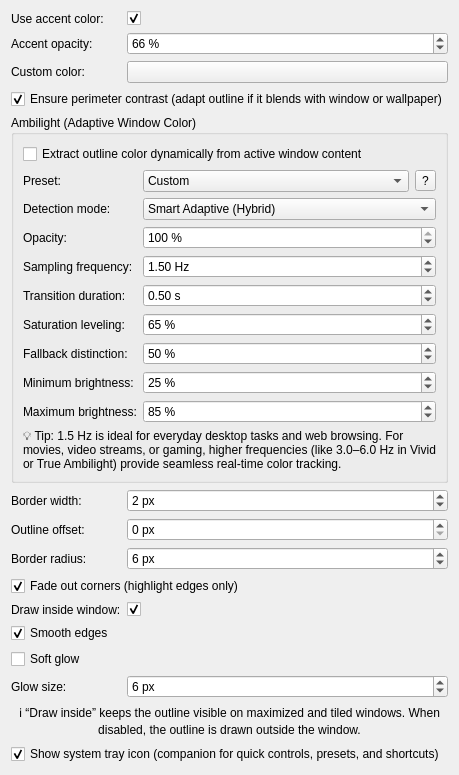
     <widget class="QWidget" name="tabGeneral">
      <attribute name="title">
       <string>Appearance</string>
      </attribute>
      <layout class="QFormLayout" name="formLayoutGeneral">

       <item row="0" column="0">
        <widget class="QLabel" name="label_accentColor">
         <property name="text">
          <string>Use accent color:</string>
         </property>
        </widget>
       </item>
       <item row="0" column="1">
        <widget class="QCheckBox" name="kcfg_UseAccentColor">
         <property name="checked">
          <bool>true</bool>
         </property>
        </widget>
       </item>

       <item row="1" column="0">
        <widget class="QLabel" name="label_accentOpacity">
         <property name="text">
          <string>Accent opacity:</string>
         </property>
        </widget>
       </item>
       <item row="1" column="1">
        <widget class="QSpinBox" name="kcfg_AccentOpacity">
         <property name="minimum">
          <number>0</number>
         </property>
         <property name="maximum">
          <number>100</number>
         </property>
         <property name="value">
          <number>66</number>
         </property>
         <property name="suffix">
          <string> %</string>
         </property>
        </widget>
       </item>

       <item row="2" column="0">
        <widget class="QLabel" name="label_customColor">
         <property name="text">
          <string>Custom color:</string>
         </property>
        </widget>
       </item>
       <item row="2" column="1">
        <widget class="KColorButton" name="kcfg_CustomColor">
         <property name="alphaChannelEnabled">
          <bool>true</bool>
         </property>
         <property name="color">
          <color alpha="255">
           <red>61</red>
           <green>174</green>
           <blue>233</blue>
          </color>
         </property>
        </widget>
       </item>

       <item row="3" column="0" colspan="2">
        <widget class="QCheckBox" name="kcfg_EnsurePerimeterContrast">
         <property name="text">
          <string>Ensure perimeter contrast (adapt outline if it blends with window or wallpaper)</string>
         </property>
         <property name="toolTip">
          <string>Monitors the window perimeter and the desktop wallpaper behind the outline. If the outline color blends into the window border or desktop background, brightness, saturation, and hue are dynamically adjusted to maintain crisp visibility across all color modes.</string>
         </property>
         <property name="checked">
          <bool>true</bool>
         </property>
        </widget>
       </item>

       <item row="4" column="0" colspan="2">
        <widget class="QGroupBox" name="groupAmbilight">
         <property name="title">
          <string>Ambilight (Adaptive Window Color)</string>
         </property>
         <layout class="QFormLayout" name="formLayoutAmbilight">
          <item row="0" column="0" colspan="2">
           <widget class="QCheckBox" name="kcfg_AmbilightEnabled">
            <property name="text">
             <string>Extract outline color dynamically from active window content</string>
            </property>
           </widget>
          </item>
          <item row="1" column="0">
           <widget class="QLabel" name="label_ambilightPreset">
            <property name="text">
             <string>Preset:</string>
            </property>
            <property name="toolTip">
             <string>Select a preconfigured profile or fine-tune individual settings manually.</string>
            </property>
           </widget>
          </item>
          <item row="1" column="1">
           <layout class="QHBoxLayout" name="layoutAmbilightPreset">
            <item>
             <widget class="QComboBox" name="comboAmbilightPreset">
              <property name="toolTip">
               <string>Select a preconfigured profile or fine-tune individual settings manually.</string>
              </property>
              <item>
               <property name="text">
                <string>Custom</string>
               </property>
              </item>
              <item>
               <property name="text">
                <string>Balanced (Default)</string>
               </property>
              </item>
              <item>
               <property name="text">
                <string>Vivid &amp; Dynamic</string>
               </property>
              </item>
              <item>
               <property name="text">
                <string>Subtle &amp; Calm</string>
               </property>
              </item>
              <item>
               <property name="text">
                <string>Eco (Battery Saver)</string>
               </property>
              </item>
              <item>
               <property name="text">
                <string>High Contrast</string>
               </property>
              </item>
              <item>
               <property name="text">
                <string>True Ambilight (Video / Cinema)</string>
               </property>
              </item>
             </widget>
            </item>
            <item>
             <widget class="QToolButton" name="btnAmbilightHelp">
              <property name="text">
               <string>?</string>
              </property>
              <property name="toolTip">
               <string>Click for detailed explanation of all Ambilight parameters and presets</string>
              </property>
             </widget>
            </item>
           </layout>
          </item>
          <item row="2" column="0">
           <widget class="QLabel" name="label_ambilightMode">
            <property name="text">
             <string>Detection mode:</string>
            </property>
            <property name="toolTip">
             <string>Algorithm used to extract the accent color from window pixels.</string>
            </property>
           </widget>
          </item>
          <item row="2" column="1">
           <widget class="QComboBox" name="kcfg_AmbilightMode">
            <property name="toolTip">
             <string>Smart Adaptive (Hybrid): Evaluates dominant accent against window average, boosting vibrance when colors align. Dominant accent: Decisively locks onto prominent vibrant accents. Balanced average: Smoothly blends all window colors into an averaged tone.</string>
            </property>
            <item>
             <property name="text">
              <string>Smart Adaptive (Hybrid)</string>
             </property>
            </item>
            <item>
             <property name="text">
              <string>Dominant accent</string>
             </property>
            </item>
            <item>
             <property name="text">
              <string>Balanced average</string>
             </property>
            </item>
           </widget>
          </item>
          <item row="3" column="0">
           <widget class="QLabel" name="label_ambilightOpacity">
            <property name="text">
             <string>Opacity:</string>
            </property>
            <property name="toolTip">
             <string>Outline opacity level (0% is completely transparent, 100% is fully opaque).</string>
            </property>
           </widget>
          </item>
          <item row="3" column="1">
           <widget class="QSpinBox" name="kcfg_AmbilightOpacity">
            <property name="toolTip">
             <string>Outline opacity level (0% is completely transparent, 100% is fully opaque).</string>
            </property>
            <property name="minimum">
             <number>0</number>
            </property>
            <property name="maximum">
             <number>100</number>
            </property>
            <property name="value">
             <number>100</number>
            </property>
            <property name="suffix">
             <string> %</string>
            </property>
           </widget>
          </item>
          <item row="4" column="0">
           <widget class="QLabel" name="label_ambilightFrequency">
            <property name="text">
             <string>Sampling frequency:</string>
            </property>
            <property name="toolTip">
             <string>How often (in Hz) window colors are analyzed. 1.5 Hz is recommended for desktop work; higher values provide instant reaction to video.</string>
            </property>
           </widget>
          </item>
          <item row="4" column="1">
           <widget class="QDoubleSpinBox" name="kcfg_AmbilightFrequency">
            <property name="toolTip">
             <string>How often (in Hz) window colors are analyzed. 1.5 Hz is recommended for desktop work; higher values provide instant reaction to video.</string>
            </property>
            <property name="minimum">
             <double>0.1</double>
            </property>
            <property name="maximum">
             <double>10.0</double>
            </property>
            <property name="singleStep">
             <double>0.5</double>
            </property>
            <property name="value">
             <double>1.5</double>
            </property>
            <property name="suffix">
             <string> Hz</string>
            </property>
           </widget>
          </item>
          <item row="5" column="0">
           <widget class="QLabel" name="label_ambilightDuration">
            <property name="text">
             <string>Transition duration:</string>
            </property>
            <property name="toolTip">
             <string>Crossfade duration (in seconds) when animating between previous and newly sampled outline colors.</string>
            </property>
           </widget>
          </item>
          <item row="5" column="1">
           <widget class="QDoubleSpinBox" name="kcfg_AmbilightDuration">
            <property name="toolTip">
             <string>Crossfade duration (in seconds) when animating between previous and newly sampled outline colors.</string>
            </property>
            <property name="minimum">
             <double>0.1</double>
            </property>
            <property name="maximum">
             <double>5.0</double>
            </property>
            <property name="singleStep">
             <double>0.1</double>
            </property>
            <property name="value">
             <double>0.5</double>
            </property>
            <property name="suffix">
             <string> s</string>
            </property>
           </widget>
          </item>
          <item row="6" column="0">
           <widget class="QLabel" name="label_ambilightSaturationLeveling">
            <property name="text">
             <string>Saturation leveling:</string>
            </property>
            <property name="toolTip">
             <string>Normalizes outline saturation: softens overly harsh neon colors and boosts pale, weak colors towards the target level.</string>
            </property>
           </widget>
          </item>
          <item row="6" column="1">
           <widget class="QSpinBox" name="kcfg_AmbilightSaturationLeveling">
            <property name="toolTip">
             <string>Normalizes outline saturation: softens overly harsh neon colors and boosts pale, weak colors towards the target level.</string>
            </property>
            <property name="minimum">
             <number>0</number>
            </property>
            <property name="maximum">
             <number>100</number>
            </property>
            <property name="value">
             <number>65</number>
            </property>
            <property name="suffix">
             <string> %</string>
            </property>
           </widget>
          </item>
          <item row="7" column="0">
           <widget class="QLabel" name="label_ambilightFallbackStrength">
            <property name="text">
             <string>Fallback distinction:</string>
            </property>
            <property name="toolTip">
             <string>Controls how strongly the outline is modified to stand out when window content matches the dominant accent in Smart Adaptive mode (0%: subtle/identical, 100%: strong contrast &amp; vibrance pop).</string>
            </property>
           </widget>
          </item>
          <item row="7" column="1">
           <widget class="QSpinBox" name="kcfg_AmbilightFallbackStrength">
            <property name="toolTip">
             <string>Controls how strongly the outline is modified to stand out when window content matches the dominant accent in Smart Adaptive mode (0%: subtle/identical, 100%: strong contrast &amp; vibrance pop).</string>
            </property>
            <property name="minimum">
             <number>0</number>
            </property>
            <property name="maximum">
             <number>100</number>
            </property>
            <property name="value">
             <number>50</number>
            </property>
            <property name="suffix">
             <string> %</string>
            </property>
           </widget>
          </item>
          <item row="8" column="0">
           <widget class="QLabel" name="label_ambilightMinBrightness">
            <property name="text">
             <string>Minimum brightness:</string>
            </property>
            <property name="toolTip">
             <string>Prevents the outline from becoming too dark on black or dark-mode windows.</string>
            </property>
           </widget>
          </item>
          <item row="8" column="1">
           <widget class="QSpinBox" name="kcfg_AmbilightMinBrightness">
            <property name="toolTip">
             <string>Prevents the outline from becoming too dark on black or dark-mode windows.</string>
            </property>
            <property name="minimum">
             <number>0</number>
            </property>
            <property name="maximum">
             <number>50</number>
            </property>
            <property name="value">
             <number>25</number>
            </property>
            <property name="suffix">
             <string> %</string>
            </property>
           </widget>
          </item>
          <item row="9" column="0">
           <widget class="QLabel" name="label_ambilightMaxBrightness">
            <property name="text">
             <string>Maximum brightness:</string>
            </property>
            <property name="toolTip">
             <string>Prevents the outline from being blindingly bright on pure white windows or bright documents.</string>
            </property>
           </widget>
          </item>
          <item row="9" column="1">
           <widget class="QSpinBox" name="kcfg_AmbilightMaxBrightness">
            <property name="toolTip">
             <string>Prevents the outline from being blindingly bright on pure white windows or bright documents.</string>
            </property>
            <property name="minimum">
             <number>50</number>
            </property>
            <property name="maximum">
             <number>100</number>
            </property>
            <property name="value">
             <number>85</number>
            </property>
            <property name="suffix">
             <string> %</string>
            </property>
           </widget>
          </item>
          <item row="10" column="0" colspan="2">
           <widget class="QLabel" name="label_ambilightWarning">
            <property name="text">
             <string>💡 Tip: 1.5 Hz is ideal for everyday desktop tasks and web browsing. For movies, video streams, or gaming, higher frequencies (like 3.0–6.0 Hz in Vivid or True Ambilight) provide seamless real-time color tracking.</string>
            </property>
            <property name="wordWrap">
             <bool>true</bool>
            </property>
           </widget>
          </item>
         </layout>
        </widget>
       </item>

       <item row="5" column="0">
        <widget class="QLabel" name="label_borderWidth">
         <property name="text">
          <string>Border width:</string>
         </property>
        </widget>
       </item>
       <item row="5" column="1">
        <widget class="QSpinBox" name="kcfg_BorderWidth">
         <property name="minimum">
          <number>1</number>
         </property>
         <property name="maximum">
          <number>100</number>
         </property>
         <property name="value">
          <number>2</number>
         </property>
         <property name="suffix">
          <string> px</string>
         </property>
        </widget>
       </item>

       <item row="6" column="0">
        <widget class="QLabel" name="label_outlineGap">
         <property name="text">
          <string>Outline offset:</string>
         </property>
        </widget>
       </item>
       <item row="6" column="1">
        <widget class="QSpinBox" name="kcfg_OutlineGap">
         <property name="minimum">
          <number>0</number>
         </property>
         <property name="maximum">
          <number>200</number>
         </property>
         <property name="value">
          <number>0</number>
         </property>
         <property name="suffix">
          <string> px</string>
         </property>
        </widget>
       </item>

       <item row="7" column="0">
        <widget class="QLabel" name="label_borderRadius">
         <property name="text">
          <string>Border radius:</string>
         </property>
        </widget>
       </item>
       <item row="7" column="1">
        <widget class="QSpinBox" name="kcfg_BorderRadius">
         <property name="minimum">
          <number>0</number>
         </property>
         <property name="maximum">
          <number>200</number>
         </property>
         <property name="value">
          <number>6</number>
         </property>
         <property name="suffix">
          <string> px</string>
         </property>
        </widget>
       </item>

       <item row="8" column="0" colspan="2">
        <widget class="QCheckBox" name="kcfg_FadeCorners">
         <property name="text">
          <string>Fade out corners (highlight edges only)</string>
         </property>
         <property name="toolTip">
          <string>Disables corners completely and smoothly fades out the outline towards each corner, illuminating only the straight edges of the window.</string>
         </property>
         <property name="checked">
          <bool>true</bool>
         </property>
        </widget>
       </item>

       <item row="9" column="0">
        <widget class="QLabel" name="label_drawInside">
         <property name="text">
          <string>Draw inside window:</string>
         </property>
        </widget>
       </item>
       <item row="9" column="1">
        <widget class="QCheckBox" name="kcfg_DrawInside">
         <property name="checked">
          <bool>true</bool>
         </property>
        </widget>
       </item>

       <item row="10" column="0" colspan="2">
        <widget class="QCheckBox" name="kcfg_SmoothEdges">
         <property name="text">
          <string>Smooth edges</string>
         </property>
         <property name="checked">
          <bool>true</bool>
         </property>
        </widget>
       </item>

       <item row="11" column="0" colspan="2">
        <widget class="QCheckBox" name="kcfg_GlowEnabled">
         <property name="text">
          <string>Soft glow</string>
         </property>
         <property name="checked">
          <bool>false</bool>
         </property>
        </widget>
       </item>

       <item row="12" column="0">
        <widget class="QLabel" name="label_glowRadius">
         <property name="text">
          <string>Glow size:</string>
         </property>
        </widget>
       </item>
       <item row="12" column="1">
        <widget class="QSpinBox" name="kcfg_GlowRadius">
         <property name="minimum">
          <number>1</number>
         </property>
         <property name="maximum">
          <number>200</number>
         </property>
         <property name="value">
          <number>6</number>
         </property>
         <property name="suffix">
          <string> px</string>
         </property>
        </widget>
       </item>

       <item row="13" column="0" colspan="2">
        <widget class="QLabel" name="label_info">
         <property name="text">
          <string>ℹ️ “Draw inside” keeps the outline visible on maximized and tiled windows. When disabled, the outline is drawn outside the window.</string>
         </property>
         <property name="alignment">
          <set>Qt::AlignCenter</set>
         </property>
         <property name="wordWrap">
          <bool>true</bool>
         </property>
        </widget>
       </item>

       <item row="14" column="0" colspan="2">
        <widget class="QCheckBox" name="kcfg_TrayIconEnabled">
         <property name="text">
          <string>Show system tray icon (companion for quick controls, presets, and shortcuts)</string>
         </property>
         <property name="toolTip">
          <string>Displays an icon in the system tray area allowing quick outline toggling, preset activation, and shortcut reference.</string>
         </property>
         <property name="checked">
          <bool>true</bool>
         </property>
        </widget>
       </item>

      </layout>
     </widget>
